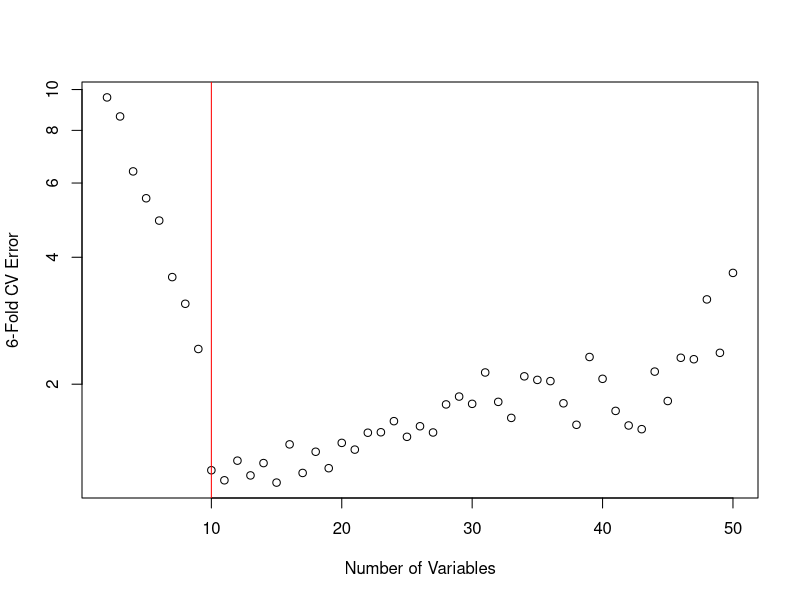

Reproduce this figure in R.
#L02_PPT_code2
library (boot)
xtr <- matrix(rnorm(100*100),ncol=100)
beta <- c(rep(1,10),rep(0,90))
ytr <- xtr%*%beta + rnorm(100)
cv.err <- NULL
for(i in 2:50){
  dat <- data.frame(x=xtr[,1:i],y=ytr)
  mod <- glm(y~.,data=dat)
  cv.err <- c(cv.err, cv.glm(dat,mod,K=6)$delta[1])
}
plot(2:50, cv.err, xlab="Number of Variables",
     ylab="6-Fold CV Error", log="y")
abline(v=10, col="red")
